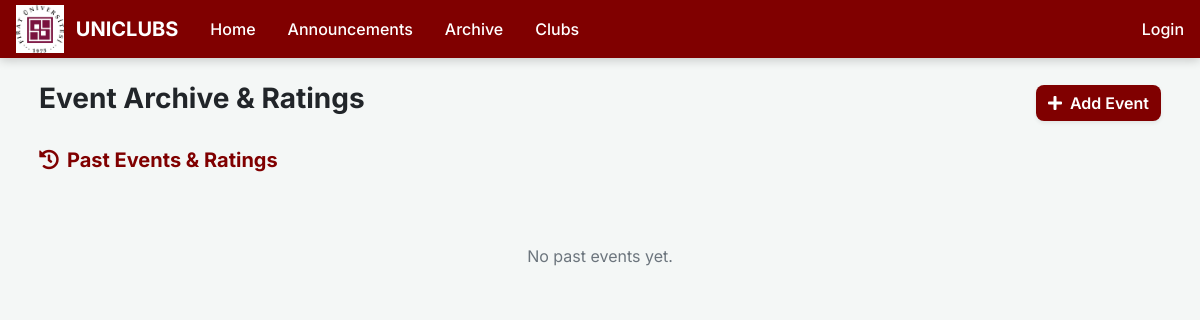
Page /events/archive/ on the earlier database version.
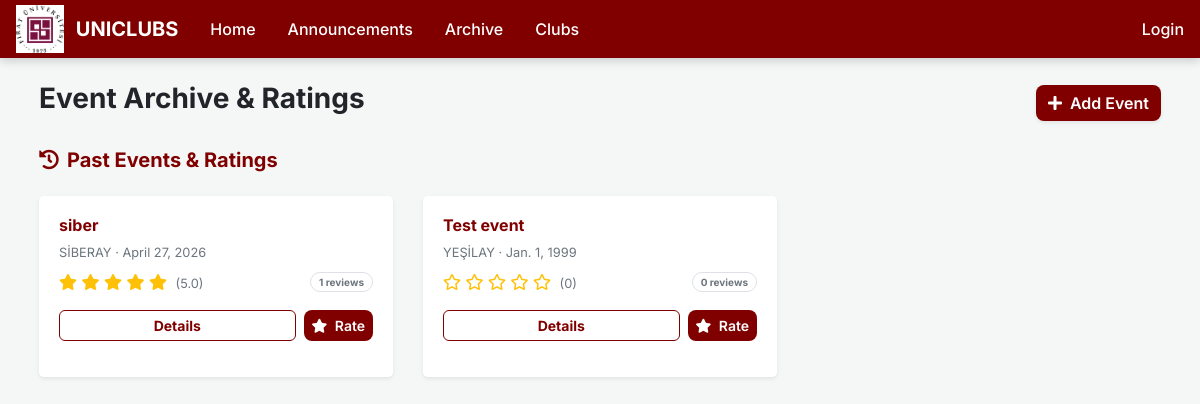
Same page on the later database version.
### app/models.py (models this page shows, shortened)
class Event(models.Model): # Event definition with logic for attendance and average ratings | Katılım ve ortalama puanlama mantığıyla etkinlik tanımı
    STATUS_CHOICES = [
        ('upcoming', 'Upcoming'),
        ('ongoing', 'Ongoing'),
        ('past', 'Past'),
    ]
    title = models.CharField(max_length=200)
    description = models.TextField()
    club = models.ForeignKey(Club, on_delete=models.CASCADE, related_name='events')
    location = models.CharField(max_length=200, blank=True)
    event_date = models.DateField()
    event_time = models.TimeField(blank=True, null=True)
    status = models.CharField(max_length=20, choices=STATUS_CHOICES, default='upcoming')
    is_approved = models.BooleanField(default=False)
    max_participants = models.IntegerField(default=100)
    image = models.ImageField(upload_to='event_images/', blank=True, null=True)
    created_at = models.DateTimeField(default=timezone.now)
    @property
    def average_rating(self):
        ratings = self.ratings.all()
        if not ratings:
            return 0
        return round(sum(r.score for r in ratings) / ratings.count(), 1)
    class Meta:
        ordering = ['-event_date']

class Club(models.Model): # Stores club profile, recruitment status, and admin links | Kulüp profili, alım durumu ve admin bağlantılarını tutar
    name = models.CharField(max_length=200)
    description = models.TextField(blank=True)
    logo = models.ImageField(upload_to='club_logos/', blank=True, null=True)
    category = models.CharField(max_length=100, blank=True)
    is_active = models.BooleanField(default=True)
    is_approved = models.BooleanField(default=False)
    is_recruiting = models.BooleanField(default=False)
    is_core_team_recruiting = models.BooleanField(default=False)
    leader = models.CharField(max_length=200, blank=True, null=True, help_text="Name of the club leader")
    created_at = models.DateTimeField(default=timezone.now)
    admin_user = models.OneToOneField(User, on_delete=models.SET_NULL, null=True, blank=True, related_name='managed_club')
    class Meta:
        ordering = ['-created_at']

class EventRating(models.Model): # Collects numeric scores and comments for completed events | Tamamlanan etkinlikler için sayısal puan ve yorum toplar
    event = models.ForeignKey(Event, on_delete=models.CASCADE, related_name='ratings')
    student = models.ForeignKey(Student, on_delete=models.CASCADE, related_name='ratings')
    score = models.IntegerField(choices=[(i, str(i)) for i in range(1, 6)])
    comment = models.TextField(blank=True)
    rated_at = models.DateTimeField(default=timezone.now)
    class Meta:
        unique_together = ('event', 'student')

### app/views.py (the view, shortened to what this page needs)
# urls.py: path('events/archive/', views.event_archive, name='event_archive'),
def event_archive(request):
    today = timezone.now().date()
    past_events = Event.objects.filter(is_approved=True, event_date__lt=today).order_by('-event_date')
    rating_form = EventRatingForm()
    rating_form.fields['event'].queryset = past_events
    return render(request, 'app/event_archive.html', {
        'past_events': past_events,
        'rating_form': rating_form,
    })

### app/templates/app/event_archive.html (shortened to what this page needs)
{% extends "app/layout.html" %}
{% block content %}
<div class="container-fluid px-4">
    <div class="d-flex justify-content-between align-items-center mb-4">
        <h3 class="font-weight-bold">Event Archive & Ratings</h3>
        <a href="{% url 'event_add' %}" class="btn btn-maroon shadow-sm">
            <i class="fas fa-plus mr-2"></i>Add Event
        </a>
    </div>
    <div class="row">
        <div class="col-12">
            <h5 class="font-weight-bold mb-4 text-maroon"><i class="fas fa-history mr-2"></i>Past Events & Ratings</h5>
            <div class="row">
                {% for event in past_events %}
                <div class="col-lg-4 col-md-6 mb-4">
                    <div class="card border-0 shadow-sm rounded-lg overflow-hidden h-100 card-hover">
                        <div class="card-body">
                            <h6 class="font-weight-bold mb-2 text-maroon">{{ event.title }}</h6>
                            <p class="small text-muted mb-2">{{ event.club.name }} &middot; {{ event.event_date }}</p>
                            <div class="d-flex justify-content-between align-items-center mb-3">
                                <div class="text-warning">
                                    {% for i in "12345" %}
                                        {% if forloop.counter <= event.average_rating %}
                                            <i class="fas fa-star"></i>
                                        {% else %}
                                            <i class="far fa-star"></i>
                                        {% endif %}
                                    {% endfor %}
                                    <span class="small text-muted ml-1">({{ event.average_rating }})</span>
                                </div>
                                <span class="badge badge-pill px-2 py-1 border text-muted" style="font-size: 10px;">
                                    {{ event.ratings.count }} reviews
                                </span>
                            </div>
                            <div class="d-flex mb-3">
                                <a href="{% url 'event_detail' event.pk %}" class="btn btn-outline-maroon btn-sm flex-grow-1 mr-2">
                                    Details
                                </a>
                                <button class="btn btn-maroon btn-sm" type="button" data-toggle="collapse" data-target="#rateForm{{ event.id }}">
                                    <i class="fas fa-star mr-1"></i> Rate
                                </button>
                            </div>
                        </div>
                    </div>
                </div>
                {% empty %}
                <div class="col-12 text-center py-5">
                    <p class="text-muted">No past events yet.</p>
                </div>
                {% endfor %}
            </div>
        </div>
    </div>
</div>
{% endblock %}

Differences in the rows shown:
added Event: title "siber", club.name "SİBERAY", event_date "April 27, 2026", average_rating "5.0", ratings.count "1"
added Event: title "Test event", club.name "YEŞİLAY", event_date "Jan. 1, 1999", average_rating "0", ratings.count "0"
Other differences:
text no longer shown: "No past events yet."
